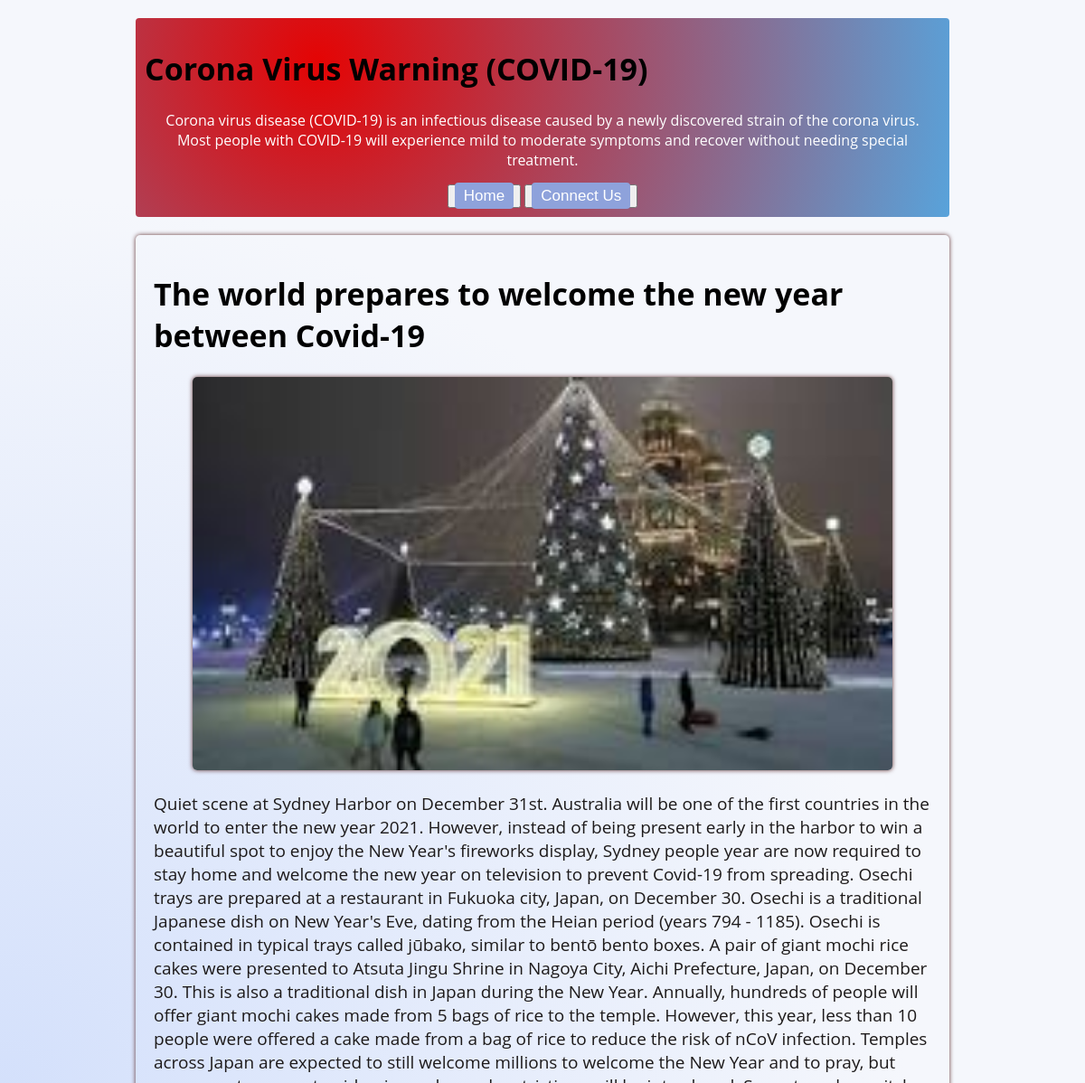
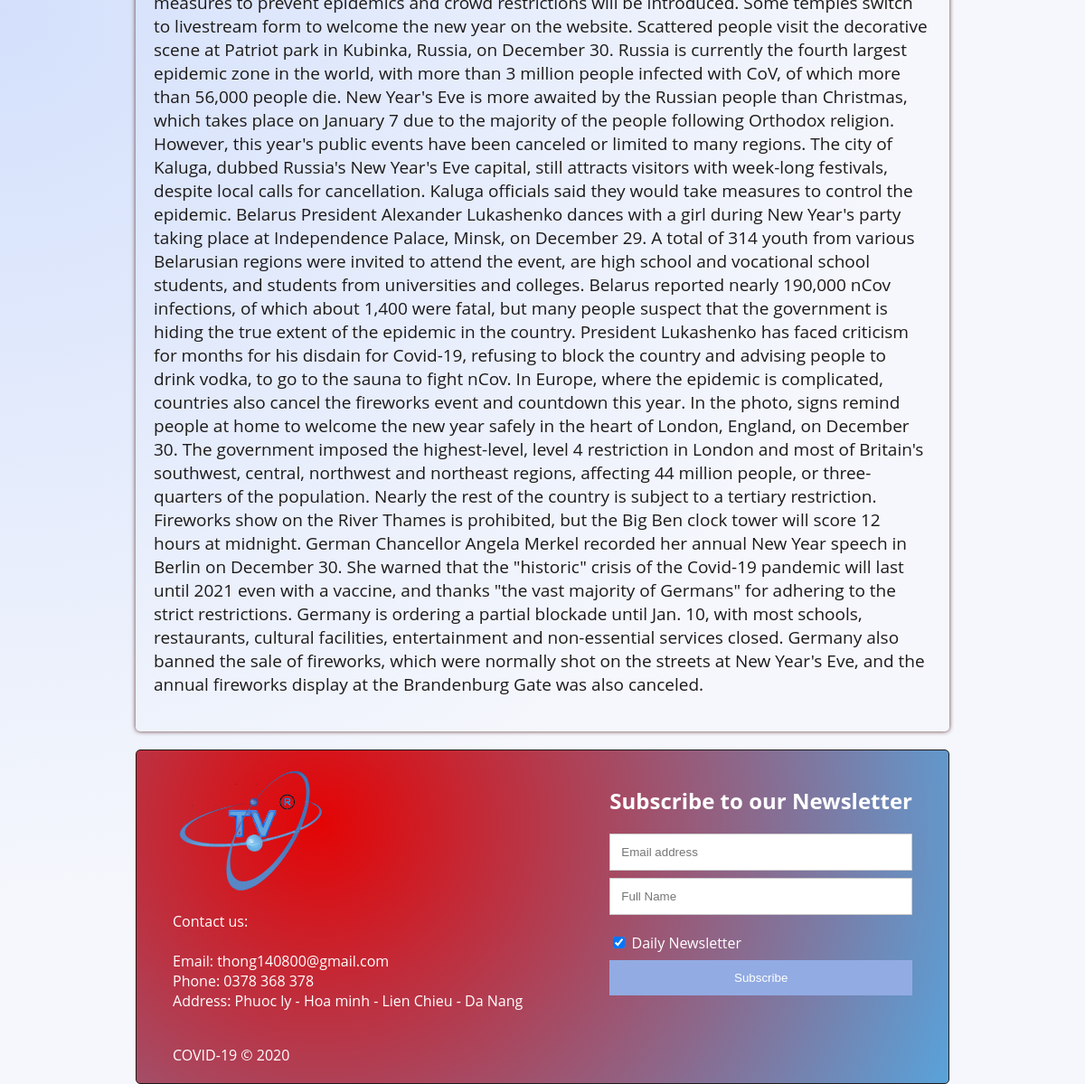
The app's page /11/ with its own data (2 pictures, top to bottom).
### home/models.py (models this page shows, shortened)
class Post(models.Model):
    post_id = models.AutoField(primary_key=True)
    ten = models.TextField(blank=True, null=True)
    link = models.TextField(blank=True, null=True)
    photo = models.FileField(null=True)
    noidung = models.TextField(blank=True, null=True)

### home/views.py (the view)
# urls.py: path('<int:post_id>/', views.Post_.as_view(), name='post'),
class Post_(View):
    def get(self, request,post_id):
        sql = "SELECT * From home_post where post_id ='"+str(post_id)+"'"
        post = Post.objects.raw(sql)
        context = {
            'post': post,
        }
        return render(request, 'home/blog.html', context)

### templates/home/blog.html (shortened to what this page needs)
{% extends 'home/base.html' %}
{% block content %}
    <div class="Baiviet">
        {% for  item in post %}
            <a class="row"
               href="{% url 'home:post' item.post_id %} "><h1>{{ item.ten }}</h1></a>
            <div class="img_blog">
                <img src="{{ item.photo.url }}" alt="">
            </div>
            <p class="noidung">{{ item.noidung }}</p>
        {% endfor %}
    </div>
{% endblock content %}

### static/css/style.css (style rules this page uses)
html { scroll-behavior: smooth; background-image: radial-gradient( circle 993px at 0.5% 50.5%, rgba(137,171,245,0.37) 0%, rgba(245,247,252,1) 100.2% ); }
body { width: 900px; margin: 0 auto; font-family: Open Sans, Helvetica, Arial, sans-serif; }
h1 { text-align: left; }
a { text-decoration: none; color: black; font-size: 17px; }
.Baiviet { margin: 20px 0; padding: 20px; border-radius: 5px; box-shadow: 0 0 5px #5f3030; }
.img_blog { width: 90%; margin: 0 auto; }
.img_blog img { width: 100%; margin: 0 auto; border-radius: 5px; box-shadow: 0 0 5px #5f3030; }
.noidung { color: #1d1a1a; font-size: 19px; }

### records on screen
Post: ten "The world prepares to welcome the new year between Covid-19", photo (picture), noidung "Quiet scene at Sydney Harbor on December 31st. Australia will be one of the first countries in the world to enter the new year 2021. However, instead of being present early in the harbor to win a beautiful spot to enjoy the New Year's fireworks display, Sydney people year are now required to stay home and welcome the new year on television to prevent Covid-19 from spreading. Osechi trays are prepared at a restaurant in Fukuoka city, Japan, on December 30. Osechi is a traditional Japanese dish on New Year's Eve, dating from the Heian period (years 794 - 1185). Osechi is contained in typical trays called jūbako, similar to bentō bento boxes. A pair of giant mochi rice cakes were presented to…"
